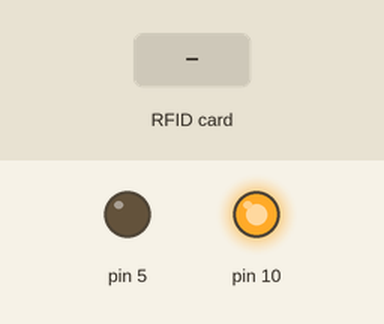
The sketch below on a simulated Arduino Uno, built with avr-gcc and run on an emulated ATmega328P. Parts: output pins drawn as LEDs (lit = HIGH). Inputs (shaded band) come from the test bench. What the sketch prints to the serial monitor is not drawn.

Above: at 1.2 s.
1.3 s: RFID card 5E 7A 19 C4 held to the reader
Timing chart, 0 to 4.3 s (numbered marks = the images above; inputs shaded):
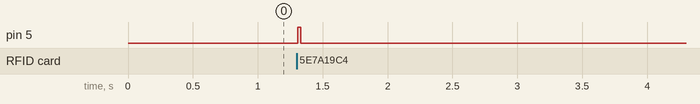

Measured:
- after the input at 1.3 s, pin 5: LOW → HIGH at once, → LOW 0.03 s later

The sketch:

read.ino
```cpp
#include <SPI.h>
#include <MFRC522.h>

#define SS_PIN 7
#define RST_PIN 9

MFRC522 rfid(SS_PIN, RST_PIN);
MFRC522::MIFARE_Key key;

byte nuidPICC[4];

void setup() {
  Serial.begin(9600);
  SPI.begin();
  rfid.PCD_Init();
  rfid.PCD_SetAntennaGain(0xFF);
  pinMode(5, OUTPUT);
}

void loop() {
  if (!rfid.PICC_IsNewCardPresent()) {
    digitalWrite(5, LOW);
    return;
  }

  if (!rfid.PICC_ReadCardSerial()) {
    digitalWrite(5, LOW);
    return;
  }

  Serial.print(F("PICC type: "));
  MFRC522::PICC_Type piccType = rfid.PICC_GetType(rfid.uid.sak);
  Serial.println(rfid.PICC_GetTypeName(piccType));

  for (byte i = 0; i < 4; i++) {
    nuidPICC[i] = rfid.uid.uidByte[i];
  }

  Serial.print("The NUID tag is: ");
  printHex(rfid.uid.uidByte, rfid.uid.size);
  digitalWrite(5, HIGH);
  Serial.println();
}

void printHex(byte *buffer, byte bufferSize) {
  for (byte i = 0; i < bufferSize; i++) {
    Serial.print(buffer[i] < 0x10 ? "0" : "");
    Serial.print(buffer[i], HEX);
  }
}
```
